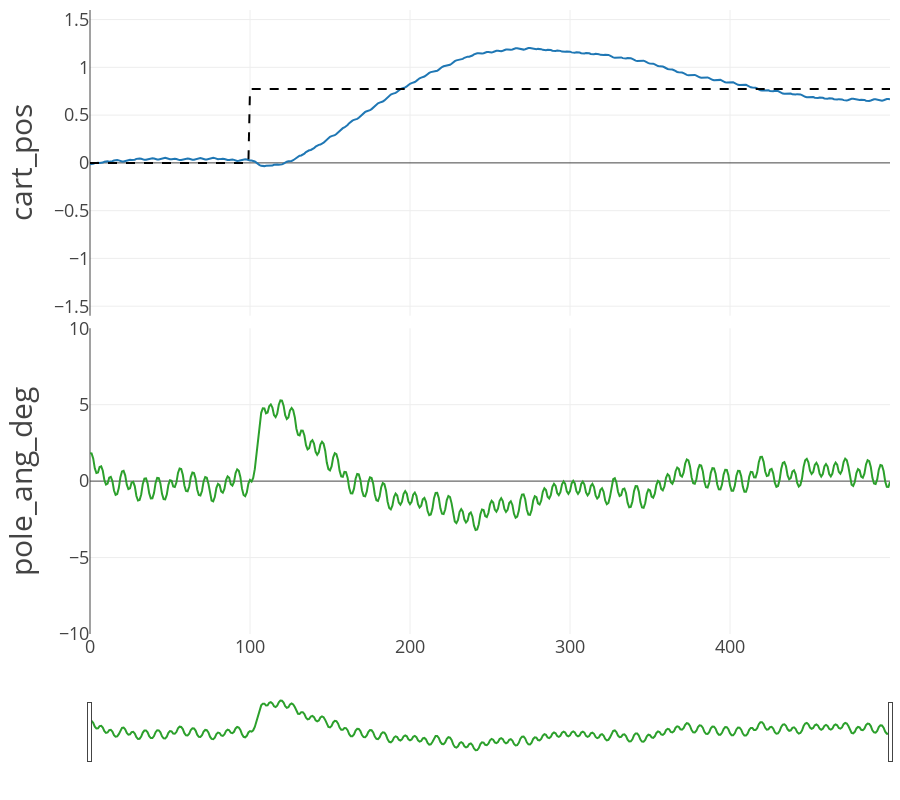

This figure's notebook cell:
### Code cell
EP = 3

fig = cprender.lineplot(df2, ep=EP, incl_velo=False)
fig.show()

### Figure 1 — Plotly figure (JSON) as saved in the notebook; plotly's stock layout.template omitted (floating-point values rounded to 4 significant figures; data arrays with more than 128 entries replaced by an {"elided": "..."} marker saying what was removed)
{"data": [{"mode": "lines", "name": "cart_pos", "showlegend": false, "type": "scatter", "x": {"elided": "501 int values"}, "xaxis": "x", "y": {"elided": "501 float values"}, "yaxis": "y"}, {"line": {"color": "black", "dash": "dash"}, "mode": "lines", "name": "cart_pos_setpoint", "showlegend": false, "type": "scatter", "x": {"elided": "501 int values"}, "xaxis": "x", "y": {"elided": "501 float values"}, "yaxis": "y"}, {"mode": "lines", "name": "pole_ang_deg", "showlegend": false, "type": "scatter", "x": {"elided": "501 int values"}, "xaxis": "x2", "y": {"elided": "501 float values"}, "yaxis": "y2"}], "layout": {"height": 800, "hovermode": "x unified", "legend": {"orientation": "h", "x": 0.5, "xanchor": "center", "y": -0.02, "yanchor": "top"}, "margin": {"b": 10, "l": 90, "r": 10, "t": 10}, "xaxis": {"anchor": "y", "domain": [0, 1], "matches": "x2", "range": [0, 500], "showticklabels": false, "tickfont": {"size": 18}}, "xaxis2": {"anchor": "y2", "domain": [0, 1], "range": [0, 500], "rangeslider": {"visible": true}, "tickfont": {"size": 18}}, "yaxis": {"anchor": "x", "domain": [0.51, 1], "range": [-1.6, 1.6], "tickfont": {"size": 18}, "title": {"font": {"size": 30}, "text": "cart_pos"}}, "yaxis2": {"anchor": "x2", "domain": [0, 0.49], "range": [-10.0, 10.0], "tickfont": {"size": 18}, "title": {"font": {"size": 30}, "text": "pole_ang_deg"}}}}
